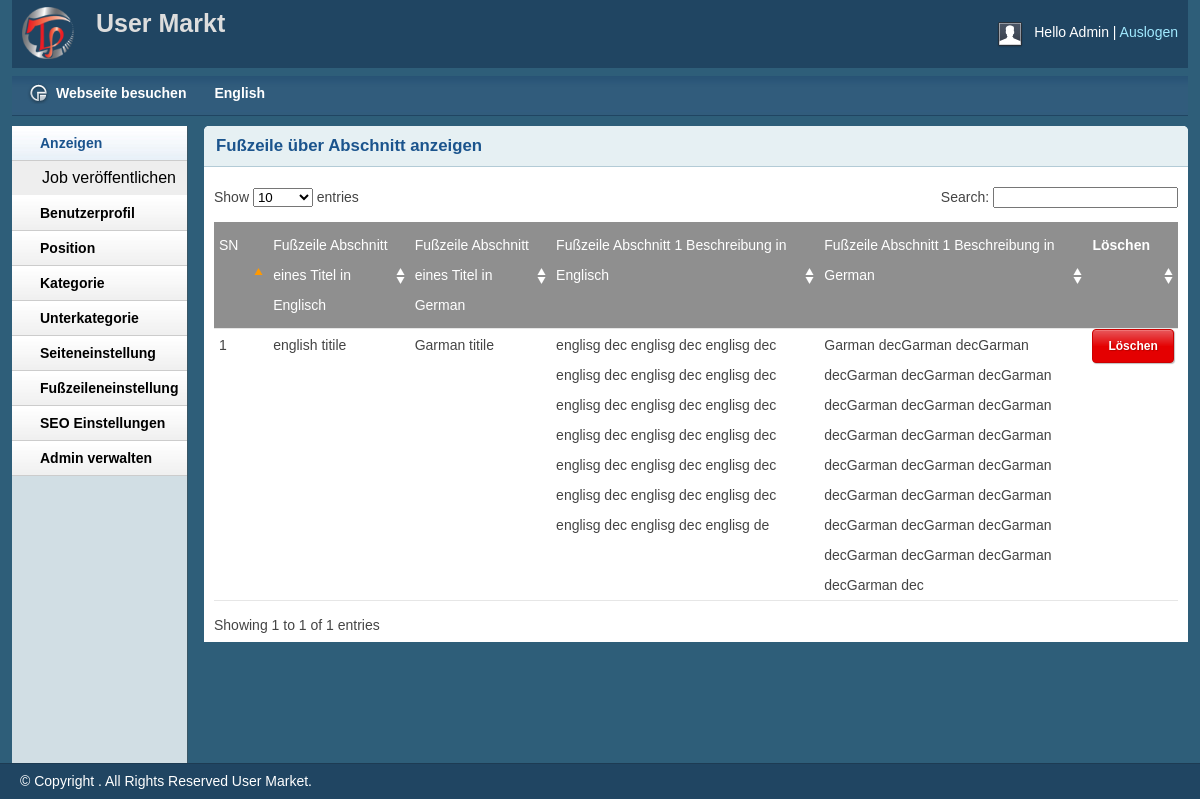
Before: /admin/view-fotter.php (signed in) with the older database file.
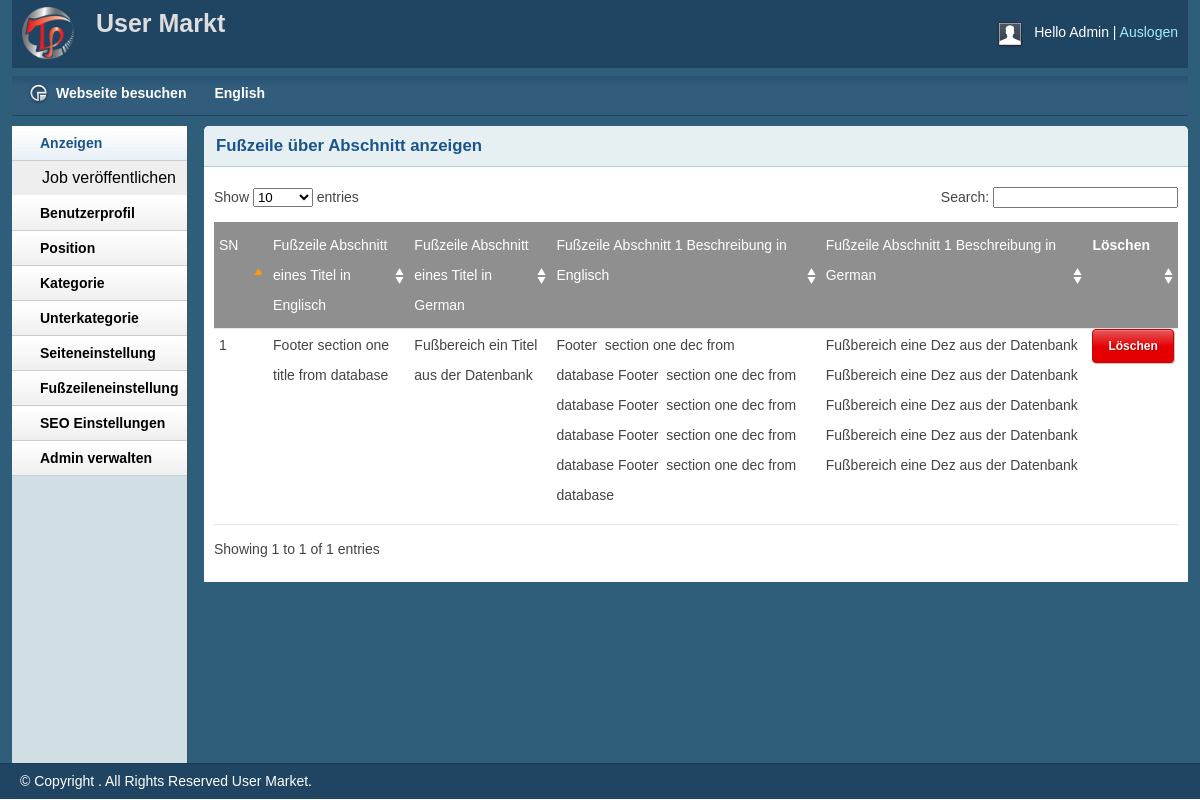
After: the same page with the newer database file.
### tables this page shows
CREATE TABLE `footer` (
  `id` int(11) NOT NULL,
  `en_titile` varchar(250) NOT NULL,
  `de_titile` varchar(250) NOT NULL,
  `en_dec` varchar(250) NOT NULL,
  `de_dec` varchar(250) NOT NULL
);

### inc/translet/lang.de.php (called while the page is built, shortened)
<?php
$language['My_Account'] = 'Mein Konto';
$language['Select_language'] = 'Sprache wählen';
$language['Trending_Ads'] = 'Bestseller';
$language['Help'] = 'Hilfe';
$language['Faq'] = 'Häufig gestellte Fragen';
$language['Contact'] = 'Kontakt';
$language['Information'] = 'Information';
$language['Terms_of_Use'] = 'AGB & Nutzungsbedingungen';
$language['Privacy_Policy'] = 'Datenschutzbestimmungen';
$language['Contact_Us'] = 'Kontakt';
$language['Our_headquarters'] = 'Impressum';
$language['All_Rights_Reserved'] = 'Impressum';
$language['Main_Categories'] = 'Anzeigen';
$language['View_all_Ads'] = 'Alle Anzeigen ansehen';
$language['View_all_Categories'] = 'Alle Kategorien ansehen';
$language['Ads'] = 'Anzeigen';
$language['All_Ads'] = 'Alle Anzeigen';
$language['Select_your_city_to_see_local_ads'] = 'Select your city to see local ads';
$language['Entire_Location'] = 'Entire Location';
$language['Entire_Categories'] = 'Entire Categories';
$language['Browse_Categories'] = 'Kategorien durchsuchen';
$language['Search_for_a_specific_product'] = 'Suche / Lieblingsprodukt finden';
$language['Select_your_category_and_find_the_perfect_ad'] = 'Select your category and find the perfect ad';
$language['Home'] = 'Startseite';
$language['Featured_Ads'] = 'Ausgewählte Anzeigen!!';
$language['First_Page'] = 'Zurück';
$language['Last_Page'] = 'Zurück';
$language['view'] = 'Ansicht';
$language['Price'] = 'Preis';
$language['Condition'] = 'Zustand';
$language['Item_Type'] = 'Art';
$language['Interested_in_this_Ad'] = 'interessiert?';
$language['Contact_the_Seller'] = 'Verkäufer Kontaktieren';
$language['Added_at'] = 'Inseriert';
$language['Ad_ID'] = 'UMA : ID';
$language['Log_in'] = 'Einloggen';
$language['For_New_People'] = 'Neu hier?';
$language['Register_Now'] = 'Jetzt neu registrieren!';
$language['Create_an_account'] = 'User Markt Kostenloses Benutzerkonto Anlegen';
$language['Already_Have_Account'] = 'User Markt Konto ist bereits vorhanden!';
$language['Name'] = 'Vorname...';
$language['Email'] = 'E-Mail...';
$language['Password'] = 'Passwort...';
$language['Confirm_Password'] = 'Passwort bestätigen...';
$language['City'] = 'Stadt';
$language['zip_code'] = 'Postleitzahl';
$language['county'] = 'Land';
$language['Submit'] = 'Submit';
$language['Password_must_contain_the_following'] = 'Das Passwort muss folgendes beinhalten:';
$language['A_lowercase_letter'] = 'einen Kleinbuchstaben';
$language['A_capital_uppercase_letter'] = 'einen Großbuchstaben';
$language['A_number'] = 'eine Ziffer';
$language['Minimum_8_characters'] = 'Mindestens 8 Zeichen';
$language['You_already_have_an_account'] = 'Konto ist breits vorhanden!';
$language['Your_password_not_match'] = 'Passwort stimmt nicht überein';
$language['One_or_more_field_has_empty'] = 'Ein oder mehrere Felder enthalten keine gültigen Informationen!';
$language['Dashboard'] = 'Verwalten';
$language['Total_Ads_Posted'] = 'Meine Anzeigen';
$language['Your_Ads'] = 'Deine Anzeige';
$language['Ads_Title'] = 'Anzeige Titel';
?>

### lib/view.php (called while the page is built, shortened)
<?php
Class Database{
	public $host   = DB_HOST;
	public $user   = DB_USER;
	public $pass   = DB_PASS;
	public $dbname = DB_NAME;
	public $link;
	private function connectDB(){
	$this->link = new mysqli($this->host, $this->user, $this->pass, $this->dbname);
 }
	public function select($query){
		$result = $this->link->query($query) or die($this->link->error.__LINE__);
		if($result->num_rows > 0){
			return $result;
		} else {
			return false;
		}
	}
}

### admin/view-fotter.php (the view, shortened to what the changed rows need)
<?php include 'inc/hader.php'; ?>
 <div class="grid_10">
            <div class="box round first grid">
                <h2><?php echo $language["View_Footer_about_section"]; ?></h2>
                <div class="block">
                    <table class="data display datatable" id="example">
                    <thead>
                        <tr class="odd gradeX">
                            <td width="5%">SN</td>
                            <td width="15%"><?php echo $language["Footer_section_title_in_english"]; ?></td>
                            <td width="15%"><?php echo $language["Footer_section_title_in_German"]; ?></td>
                            <td width="30%"><?php echo $language["Footer_section_Description_in_english"]; ?></td>
                            <td width="30%"><?php echo $language["Footer_section_Description_in_German"]; ?></td>
                            <th width="5%"><?php echo $language["Delete"]; ?></th>
                        </tr>
                    </thead>
                    <tbody>
                        <?php
                        $query = "select * from footer order by id desc";
                        $contact = $db->select($query);
                        if ($contact) {
                            $i=0;
                        while ($result= $contact -> fetch_assoc()) {
                            $i++;
                    ?>
                        <tr class="even gradeC">
                            <td><?php echo $i;  ?></td>
                            <td><?php echo $result['en_titile']; ?></td>
                            <td><?php echo $result['de_titile']; ?></td>
                            <td><?php echo $result['en_dec']; ?></td>
                            <td><?php echo $result['de_dec']; ?></td>
                            <td><a class="btn btn-red CoustRead02 " onclick="return confirm('<?php echo $language["Are_you_sure_to_DELETE"]; ?>!');"
                         href="?delid=<?php echo $result['id']; ?>  "><?php echo $language["Delete"]; ?></a></td>
                        </tr>
                        <?php  }} ?>
                    </tbody>
                </table>
               </div>
            </div>
        </div>
<?php include 'inc/foter.php'; ?>

Changed rows visible on the page:
removed footer: en_titile "english titile", de_titile "Garman titile", en_dec "englisg dec englisg dec englisg dec englisg dec englisg dec englisg dec englisg dec englisg dec englisg dec englisg dec englisg dec englisg dec englisg dec englisg dec englisg dec englisg dec englisg dec englisg dec englisg dec englisg dec englisg de", de_dec "Garman decGarman decGarman decGarman decGarman decGarman decGarman decGarman decGarman decGarman decGarman decGarman decGarman decGarman decGarman decGarman decGarman decGarman decGarman decGarman decGarman decGarman decGarman decGarman decGarman dec"
added footer: en_titile "Footer section one title from database", de_titile "Fußbereich ein Titel aus der Datenbank", en_dec "Footer section one dec from database Footer section one dec from database Footer section one dec from database Footer section one dec from database Footer section one dec from database", de_dec "Fußbereich eine Dez aus der Datenbank Fußbereich eine Dez aus der Datenbank Fußbereich eine Dez aus der Datenbank Fußbereich eine Dez aus der Datenbank Fußbereich eine Dez aus der Datenbank"
